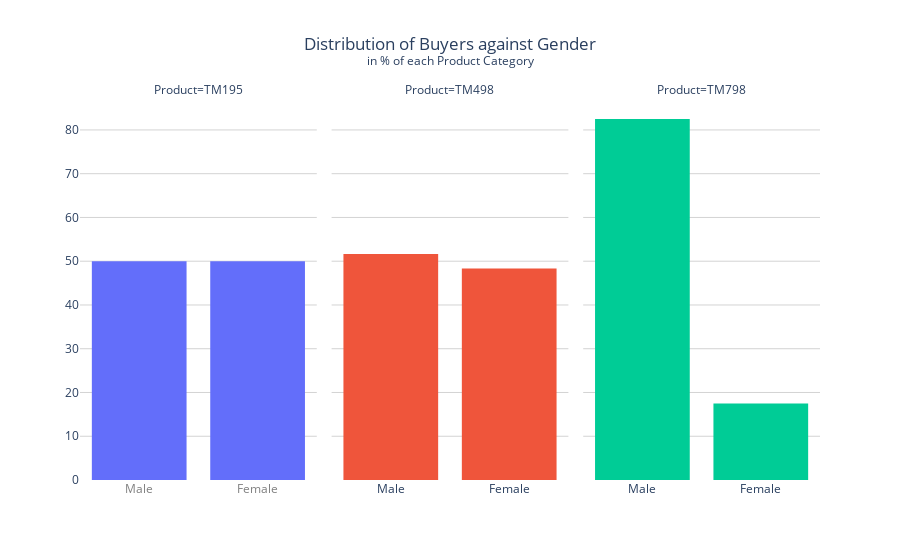

Here is the notebook cell this chart was saved with:
### Code cell
# Distribution of Gender for each Product category

title_ = 'Distribution of Buyers against Gender<br><sup>in % of each Product Category'
labels_ = {"Gender":""}
gender_hist = px.histogram(df, x = 'Gender',
                           histnorm = 'percent',
                           facet_col = "Product",
                           color = "Product",
                           labels = labels_,
                           title = title_)
gender_hist.update_layout(title_x = 0.5, yaxis_title = None, xaxis_color = 'grey', plot_bgcolor = 'white')
gender_hist.update_layout(showlegend = False)
gender_hist.update_yaxes(gridcolor = "lightgrey")
gender_hist.show()

### Figure 1 — Plotly figure (JSON) as saved in the notebook; plotly's stock layout.template omitted (floating-point values rounded to 4 significant figures)
{"data": [{"alignmentgroup": "True", "bingroup": "x", "histnorm": "percent", "hovertemplate": "Product=TM195<br>=%{x}<br>percent=%{y}<extra></extra>", "legendgroup": "TM195", "marker": {"color": "#636efa", "pattern": {"shape": ""}}, "name": "TM195", "offsetgroup": "TM195", "orientation": "v", "showlegend": true, "type": "histogram", "x": ["Male", "Male", "Female", "Male", "Male", "Female", "Female", "Male", "Male", "Female", "Male", "Female", "Female", "Female", "Male", "Male", "Female", "Male", "Female", "Female", "Male", "Male", "Female", "Female", "Male", "Male", "Female", "Female", "Male", "Female", "Female", "Male", "Female", "Male", "Female", "Female", "Male", "Male", "Female", "Male", "Male", "Female", "Male", "Female", "Female", "Female", "Male", "Female", "Male", "Female", "Male", "Female", "Female", "Male", "Male", "Male", "Female", "Female", "Male", "Female", "Female", "Male", "Female", "Male", "Female", "Female", "Male", "Female", "Male", "Female", "Male", "Male", "Male", "Male", "Male", "Male", "Female", "Female", "Male", "Female"], "xaxis": "x", "yaxis": "y"}, {"alignmentgroup": "True", "bingroup": "x", "histnorm": "percent", "hovertemplate": "Product=TM498<br>=%{x}<br>percent=%{y}<extra></extra>", "legendgroup": "TM498", "marker": {"color": "#EF553B", "pattern": {"shape": ""}}, "name": "TM498", "offsetgroup": "TM498", "orientation": "v", "showlegend": true, "type": "histogram", "x": ["Male", "Male", "Female", "Male", "Female", "Male", "Male", "Male", "Male", "Female", "Male", "Female", "Female", "Male", "Female", "Male", "Female", "Female", "Female", "Male", "Female", "Male", "Female", "Male", "Male", "Male", "Female", "Male", "Female", "Female", "Male", "Male", "Female", "Female", "Female", "Male", "Female", "Female", "Male", "Male", "Male", "Female", "Male", "Female", "Female", "Female", "Male", "Male", "Female", "Male", "Female", "Male", "Female", "Female", "Male", "Female", "Female", "Male", "Male", "Male"], "xaxis": "x2", "yaxis": "y2"}, {"alignmentgroup": "True", "bingroup": "x", "histnorm": "percent", "hovertemplate": "Product=TM798<br>=%{x}<br>percent=%{y}<extra></extra>", "legendgroup": "TM798", "marker": {"color": "#00cc96", "pattern": {"shape": ""}}, "name": "TM798", "offsetgroup": "TM798", "orientation": "v", "showlegend": true, "type": "histogram", "x": ["Male", "Male", "Male", "Male", "Female", "Male", "Male", "Male", "Female", "Male", "Male", "Male", "Female", "Male", "Male", "Male", "Male", "Female", "Male", "Male", "Male", "Male", "Female", "Male", "Male", "Male", "Male", "Female", "Male", "Male", "Male", "Female", "Male", "Male", "Male", "Male", "Male", "Male", "Male", "Male"], "xaxis": "x3", "yaxis": "y3"}], "layout": {"annotations": [{"font": {}, "showarrow": false, "text": "Product=TM195", "x": 0.16, "xanchor": "center", "xref": "paper", "y": 1, "yanchor": "bottom", "yref": "paper"}, {"font": {}, "showarrow": false, "text": "Product=TM498", "x": 0.5, "xanchor": "center", "xref": "paper", "y": 1, "yanchor": "bottom", "yref": "paper"}, {"font": {}, "showarrow": false, "text": "Product=TM798", "x": 0.84, "xanchor": "center", "xref": "paper", "y": 1, "yanchor": "bottom", "yref": "paper"}], "autosize": true, "barmode": "relative", "legend": {"title": {"text": "Product"}, "tracegroupgap": 0}, "plot_bgcolor": "white", "showlegend": false, "title": {"text": "Distribution of Buyers against Gender<br><sup>in % of each Product Category", "x": 0.5}, "xaxis": {"anchor": "y", "autorange": true, "color": "grey", "domain": [0, 0.32], "range": [-0.5, 1.5], "title": {"text": ""}, "type": "category"}, "xaxis2": {"anchor": "y2", "autorange": true, "domain": [0.34, 0.66], "matches": "x", "range": [-0.5, 1.5], "title": {"text": ""}, "type": "category"}, "xaxis3": {"anchor": "y3", "autorange": true, "domain": [0.68, 1.0], "matches": "x", "range": [-0.5, 1.5], "title": {"text": ""}, "type": "category"}, "yaxis": {"anchor": "x", "autorange": true, "domain": [0, 1], "gridcolor": "lightgrey", "range": [0, 86.84], "title": {}}, "yaxis2": {"anchor": "x2", "autorange": true, "domain": [0, 1], "gridcolor": "lightgrey", "matches": "y", "range": [0, 86.84], "showticklabels": false}, "yaxis3": {"anchor": "x3", "autorange": true, "domain": [0, 1], "gridcolor": "lightgrey", "matches": "y", "range": [0, 86.84], "showticklabels": false}}}
